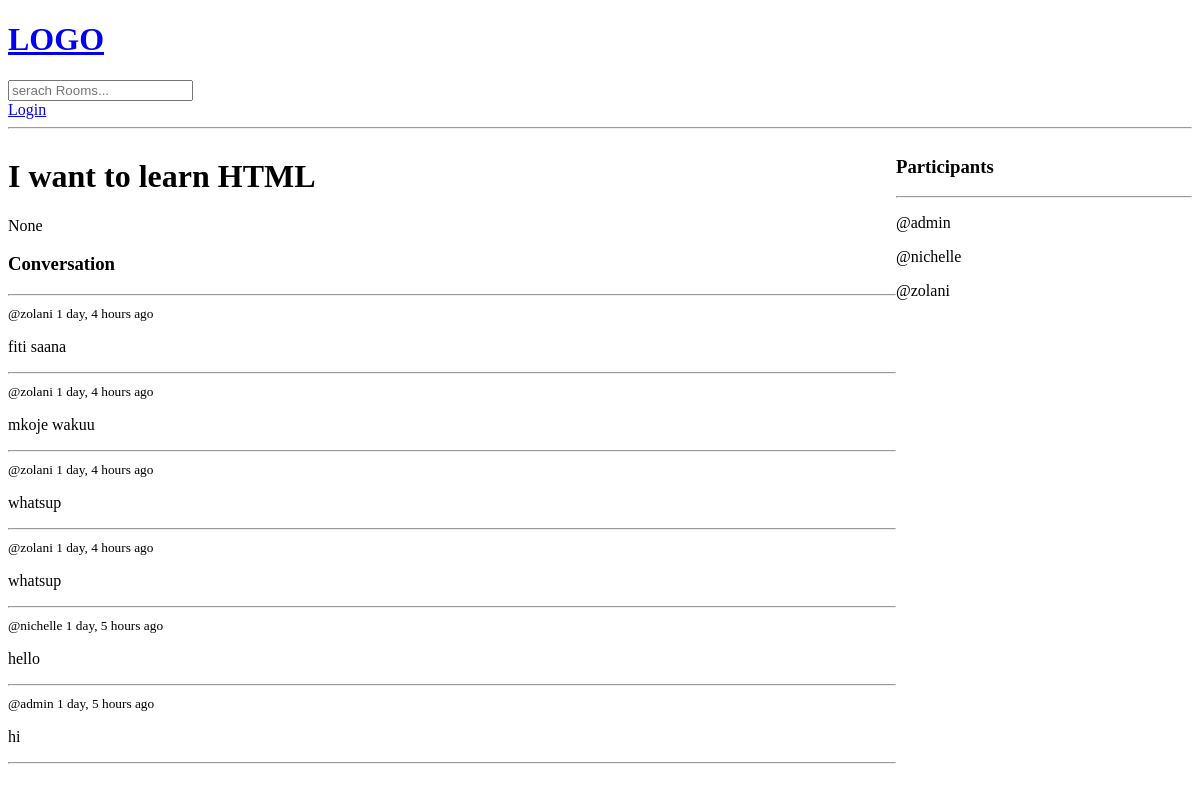
Page /room/10/ on the earlier database version.
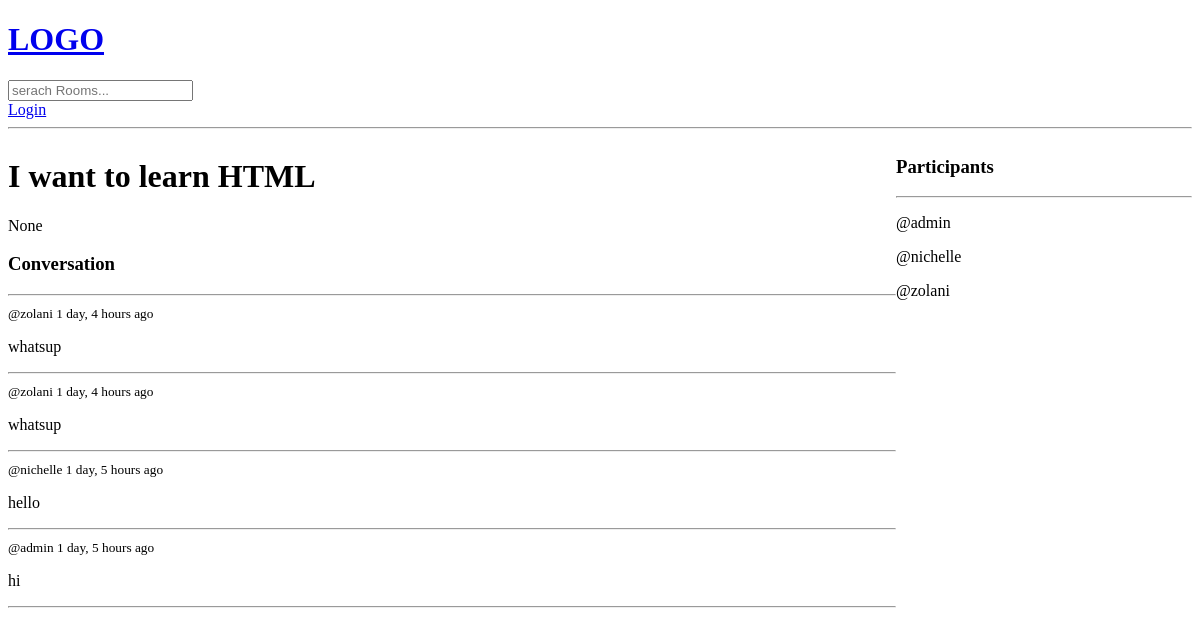
Same page on the later database version.
### base/models.py (models this page shows, shortened)
class Room(models.Model):
    host = models.ForeignKey(User, on_delete=models.SET_NULL, null=True)
    topic = models.ForeignKey(Topic, on_delete=models.SET_NULL, null=True)
    name = models.CharField(max_length=100)
    description = models.CharField(null=True, blank=True)
    participants = models.ManyToManyField(User, related_name='participants', blank=True)
    updated = models.DateTimeField(auto_now=True)
    created = models.DateTimeField(auto_now_add=True)
    class Meta:
        ordering = ['-updated','-created']

class Message(models.Model):
    user = models.ForeignKey(User, on_delete=models.CASCADE)
    room = models.ForeignKey(Room, on_delete=models.CASCADE)
    body = models.TextField()
    updated = models.DateTimeField(auto_now=True)
    created = models.DateTimeField(auto_now_add=True)
    class Meta:
        ordering = ['-updated','-created']

### base/views.py (the view, shortened to what this page needs)
# urls.py: path('room/<int:pk>/', views.room, name='room'),
def room(request, pk):
    room = Room.objects.get(id=pk)
    rmessages = room.message_set.all().order_by('-created')
    participants = room.participants.filter()
    context = {
            "room":room,
            "rmessages":rmessages,
            "participants":participants
        }
    return render(request, 'base/room.html', context)

### templates/base/room.html (shortened to what this page needs)
{% extends 'base.html' %}
{% block content %}
<div class="room-container">
    <div>
        <h1>{{ room.name }}</h1>
        <p>{{ room.description }}</p>
        <div class="comment-wrapper">
            <h3>Conversation</h3>
            <hr>
            {% for message in rmessages %}
                <div>
                    <small>@{{ message.user }} {{ message.created|timesince }} ago</small>
                    <br>
                    <p>{{message.body}}</p>
                    <hr>
                </div>
            {% endfor %}
        </div>
    </div>
    <div>
        <h3>Participants</h3>
        <hr>
        {% for participant in participants %}
            <div>
                <p>@{{ participant.username }}</p>
            </div>
        {% endfor %}
    </div>
</div>
{% endblock content %}

### templates/base.html (shortened to what this page needs)
<!DOCTYPE html>
<html lang="en">
<head>
</head>
<body>
    {% include 'nav.html' %}
    {% block content %}
    {% endblock content %}
</body>
</html>

### templates/nav.html
<h1><a href="/">LOGO</a></h1>
<form action="{% url 'home' %}">
    <input type="text" name="q" placeholder="serach Rooms...">
</form>
{% if request.user.is_authenticated %}
    <p>Hello, {{ request.user }}</p>
    <a href="{% url 'logout' %}">Logout</a>
{% else %}
<a href="{% url 'login' %}">Login</a>
{% endif %}
<hr>

### templates/base/room.html (style rules this page uses)
.room-container { display: grid; grid-template-columns: 3fr 1fr; }

Differences in the rows shown:
removed Message: user "zolani", created "1 day, 4 hours", body "fiti saana"
removed Message: user "zolani", created "1 day, 4 hours", body "mkoje wakuu"
